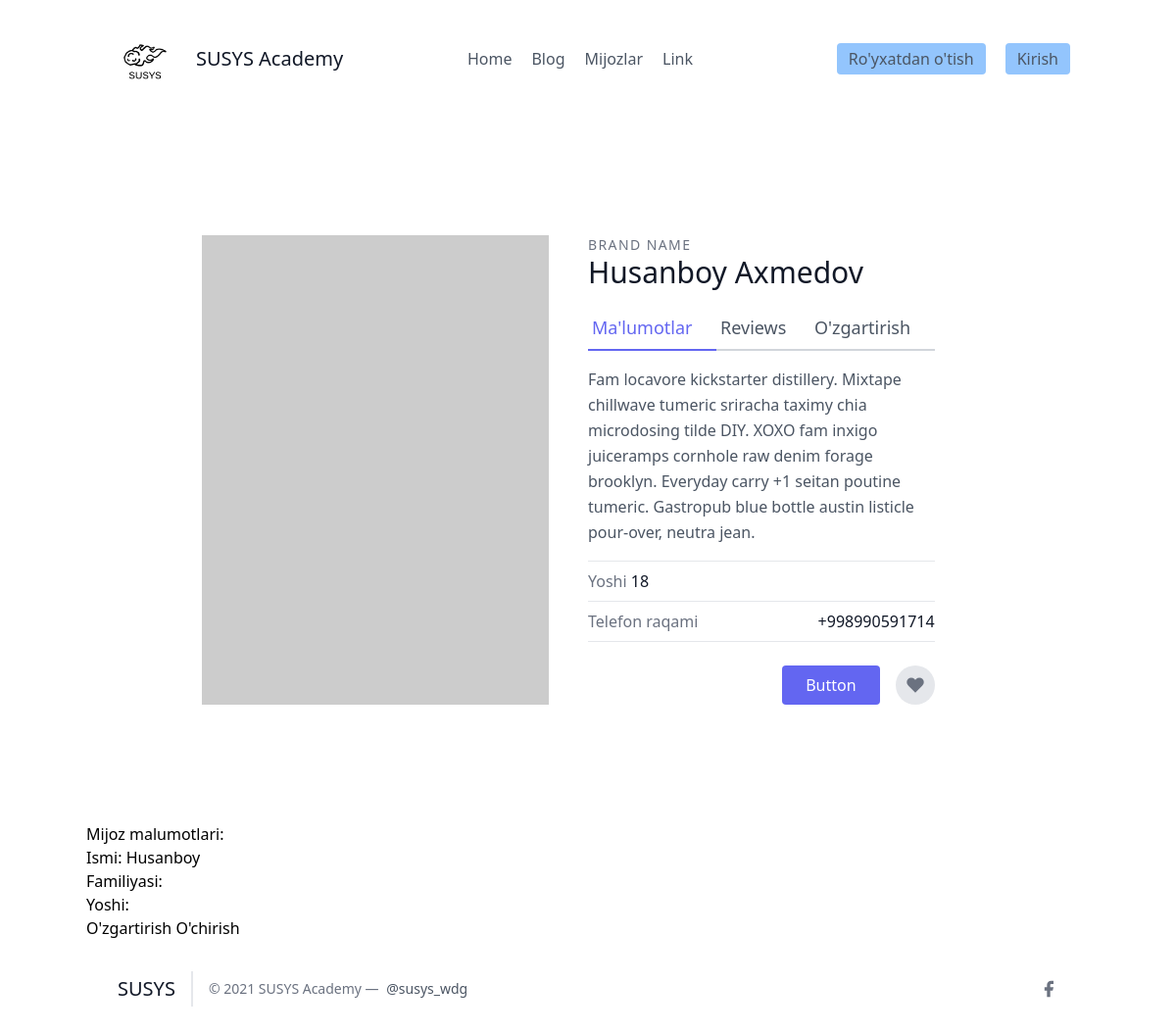
/leads/6/, run on the app's committed database.
### leads/models.py (models this page shows, shortened)
class Lead(models.Model):
    ismi = models.CharField(max_length=20)
    familyasi = models.CharField(max_length=20)
    yoshi = models.IntegerField(default=0)
    agent = models.ForeignKey("Agent", blank = True, on_delete=models.CASCADE)

### leads/views.py (the view)
# urls.py: path('<int:pk>/', LeadDetailView.as_view(), name = "detallar"),
class LeadDetailView(DetailView):
   template_name = "details.html"
   queryset =  models.Lead.objects.all()
   context_object_name = "lead"

### frontend/details.html (shortened to what this page needs)
{% extends 'base.html' %}
{% block content %}
    <section class="text-gray-600 body-font overflow-hidden">
    <div class="container px-5 py-24 mx-auto">
    <div class="lg:w-4/5 mx-auto flex flex-wrap">
        <img alt="ecommerce" class="lg:w-1/2 w-full lg:pr-10 lg:py-6 mb-6 lg:mb-0 object-cover object-center rounded" src="https://dummyimage.com/400x400">
      <div class="lg:w-1/2 w-full lg:pr-10 lg:py-6 mb-6 lg:mb-0">
        <h2 class="text-sm title-font text-gray-500 tracking-widest">BRAND NAME</h2>
        <h1 class="text-gray-900 text-3xl title-font font-medium mb-4">{{ lead.ismi }} {{ lead.familyasi }}</h1>
        <div class="flex mb-4">
            <a href="{% url 'leads:detallar' lead.pk %}" class="flex-grow text-indigo-500 border-b-2 border-indigo-500 py-2 text-lg px-1">
                Ma'lumotlar
            </a>
            <a class="flex-grow border-b-2 border-gray-300 py-2 text-lg px-1">
                Reviews
            </a>
            <a href="{% url 'leads:update' lead.pk %}" class="flex-grow border-b-2 border-gray-300 py-2 text-lg px-1">
                O'zgartirish
            </a>
        </div>
        <p class="leading-relaxed mb-4">Fam locavore kickstarter distillery. Mixtape chillwave tumeric sriracha taximy chia microdosing tilde DIY. XOXO fam inxigo juiceramps cornhole raw denim forage brooklyn. Everyday carry +1 seitan poutine tumeric. Gastropub blue bottle austin listicle pour-over, neutra jean.</p>
        <div class="flex border-t border-gray-200 py-2">
          <span class="text-gray-500">Yoshi<pan>
          <span class="ml-auto text-gray-900">{{ lead.yoshi }}</span>
        </div>
        <div class="flex border-t border-b mb-6 border-gray-200 py-2">
          <span class="text-gray-500">Telefon raqami</span>
          <span class="ml-auto text-gray-900">+998990591714</span>
        </div>
        <div class="flex">
          <button class="flex ml-auto text-white bg-indigo-500 border-0 py-2 px-6 focus:outline-none hover:bg-indigo-600 rounded">Button</button>
          <button class="rounded-full w-10 h-10 bg-gray-200 p-0 border-0 inline-flex items-center justify-center text-gray-500 ml-4">
            <svg fill="currentColor" stroke-linecap="round" stroke-linejoin="round" stroke-width="2" class="w-5 h-5" viewBox="0 0 24 24">
              <path d="M20.84 4.61a5.5 5.5 0 00-7.78 0L12 5.67l-1.06-1.06a5.5 5.5 0 00-7.78 7.78l1.06 1.06L12 21.23l7.78-7.78 1.06-1.06a5.5 5.5 0 000-7.78z"></path>
            </svg>
          </button>
        </div>
      </div>
    </div>
    </div>
    </section>
    <h1>Mijoz malumotlari:<h1>
    <h2>Ismi: {{ lead.ismi }}<h2>
    <h2>Familiyasi: {{ lead.familiyasi }}<h2>
    <h2>Yoshi: <h2>
    <a >O'zgartirish</a>
    <a href="{% url 'leads:delete' lead.pk %}">O'chirish</a>
{% endblock %}

### data on the page
Lead: ismi "Husanboy", familyasi "Axmedov", yoshi "18"
